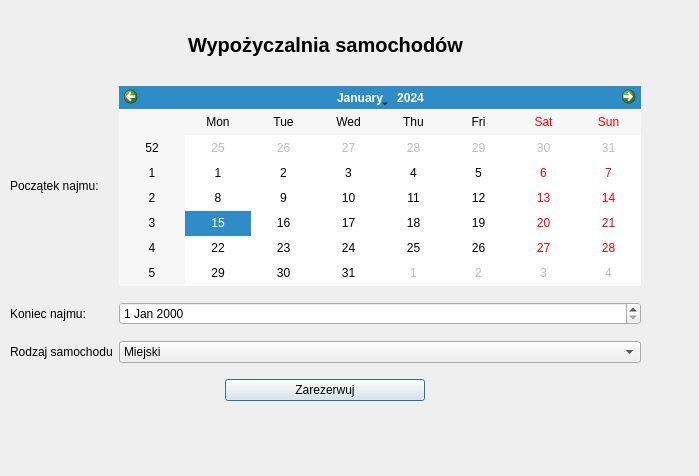
<?xml version="1.0" encoding="UTF-8"?>
<ui version="4.0">
 <class>Dialog</class>
 <widget class="QDialog" name="Dialog">
  <property name="geometry">
   <rect>
    <x>0</x>
    <y>0</y>
    <width>699</width>
    <height>476</height>
   </rect>
  </property>
  <property name="windowTitle">
   <string>Dialog</string>
  </property>
  <widget class="QWidget" name="gridLayoutWidget">
   <property name="geometry">
    <rect>
     <x>10</x>
     <y>10</y>
     <width>631</width>
     <height>401</height>
    </rect>
   </property>
   <layout class="QGridLayout" name="gridLayout">
    <item row="3" column="0">
     <widget class="QLabel" name="label_4">
      <property name="text">
       <string>Rodzaj samochodu</string>
      </property>
     </widget>
    </item>
    <item row="3" column="1">
     <widget class="QComboBox" name="comboBox">
      <item>
       <property name="text">
        <string>Miejski</string>
       </property>
      </item>
      <item>
       <property name="text">
        <string>Kompakt</string>
       </property>
      </item>
      <item>
       <property name="text">
        <string>Van</string>
       </property>
      </item>
      <item>
       <property name="text">
        <string>Suv</string>
       </property>
      </item>
     </widget>
    </item>
    <item row="2" column="1">
     <widget class="QDateEdit" name="dateEdit"/>
    </item>
    <item row="1" column="1">
     <widget class="QCalendarWidget" name="calendarWidget">
      <property name="maximumSize">
       <size>
        <width>16777215</width>
        <height>200</height>
       </size>
      </property>
     </widget>
    </item>
    <item row="1" column="0">
     <widget class="QLabel" name="label_2">
      <property name="text">
       <string>Początek najmu:</string>
      </property>
     </widget>
    </item>
    <item row="0" column="0" colspan="2">
     <widget class="QLabel" name="label">
      <property name="maximumSize">
       <size>
        <width>16777215</width>
        <height>50</height>
       </size>
      </property>
      <property name="styleSheet">
       <string notr="true">text-aligment: center;
font-size: 20px;
font-weight: bold;</string>
      </property>
      <property name="text">
       <string>Wypożyczalnia samochodów</string>
      </property>
      <property name="alignment">
       <set>Qt::AlignCenter</set>
      </property>
     </widget>
    </item>
    <item row="2" column="0">
     <widget class="QLabel" name="label_3">
      <property name="text">
       <string>Koniec najmu:</string>
      </property>
     </widget>
    </item>
    <item row="4" column="0" colspan="2">
     <layout class="QHBoxLayout" name="horizontalLayout">
      <item>
       <widget class="QPushButton" name="pushButton">
        <property name="sizePolicy">
         <sizepolicy hsizetype="Minimum" vsizetype="Fixed">
          <horstretch>0</horstretch>
          <verstretch>0</verstretch>
         </sizepolicy>
        </property>
        <property name="maximumSize">
         <size>
          <width>200</width>
          <height>16777215</height>
         </size>
        </property>
        <property name="layoutDirection">
         <enum>Qt::LeftToRight</enum>
        </property>
        <property name="styleSheet">
         <string notr="true">justyfy-content: center</string>
        </property>
        <property name="text">
         <string>Zarezerwuj</string>
        </property>
       </widget>
      </item>
     </layout>
    </item>
   </layout>
  </widget>
 </widget>
 <resources/>
 <connections/>
</ui>
